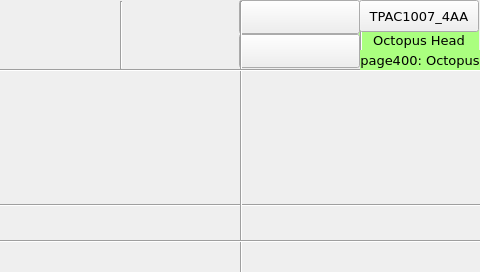
<?xml version="1.0" encoding="UTF-8"?>
<ui version="4.0">
<class>page400</class>
<widget class="QWidget" name="page400">
<property name="geometry">
<rect>
<x>0</x>
<y>0</y>
<width>480</width>
<height>272</height>
</rect>
</property>
<property name="minimumSize">
<size>
<width>480</width>
<height>272</height>
</size>
</property>
<property name="maximumSize">
<size>
<width>480</width>
<height>272</height>
</size>
</property>
<property name="windowTitle">
<string>page400</string>
</property>
<property name="styleSheet">
<string notr="true">QWidget#page400
{
}</string>
</property>
<widget class="QLabel" name="label_Qt_Project">
<property name="geometry">
<rect>
<x>359</x>
<y>30</y>
<width>120</width>
<height>20</height>
</rect>
</property>
<property name="font">
<font>
<family>DejaVu Sans</family>
<pointsize>10</pointsize>
</font>
</property>
<property name="styleSheet">
<string notr="true">background-color: rgb(170, 255, 127);</string>
</property>
<property name="text">
<string>Octopus Head</string>
</property>
<property name="alignment">
<set>Qt::AlignCenter</set>
</property>
</widget>
<widget class="Line" name="line_vt_4">
<property name="geometry">
<rect>
<x>360</x>
<y>1</y>
<width>3</width>
<height>68</height>
</rect>
</property>
<property name="orientation">
<enum>Qt::Vertical</enum>
</property>
</widget>
<widget class="Line" name="line_vt_1">
<property name="geometry">
<rect>
<x>120</x>
<y>1</y>
<width>3</width>
<height>68</height>
</rect>
</property>
<property name="orientation">
<enum>Qt::Vertical</enum>
</property>
</widget>
<widget class="ATCMbutton" name="atcmButton_menu">
<property name="geometry">
<rect>
<x>359</x>
<y>0</y>
<width>120</width>
<height>32</height>
</rect>
</property>
<property name="font">
<font>
<family>DejaVu Sans</family>
<pointsize>10</pointsize>
<weight>50</weight>
<bold>false</bold>
</font>
</property>
<property name="toolTip">
<string/>
</property>
<property name="whatsThis">
<string>ATCMbutton widget</string>
</property>
<property name="pageName">
<string>menu</string>
</property>
<property name="statusvar">
<string/>
</property>
<property name="viewStatus">
<bool>false</bool>
</property>
<property name="refresh">
<number>200</number>
</property>
<property name="visibilityVar">
<string/>
</property>
<property name="bgColor">
<color>
<red>85</red>
<green>255</green>
<blue>255</blue>
</color>
</property>
<property name="borderColor">
<color>
<red>0</red>
<green>0</green>
<blue>0</blue>
</color>
</property>
<property name="text">
<string>TPAC1007_4AA</string>
</property>
<property name="pressText">
<string>TPAC1007_4AA</string>
</property>
<property name="borderWidth">
<number>1</number>
</property>
<property name="borderRadius">
<number>0</number>
</property>
<property name="apparence">
<enum>QFrame::Raised</enum>
</property>
</widget>
<widget class="ATCMdate" name="atcmDate">
<property name="geometry">
<rect>
<x>239</x>
<y>0</y>
<width>121</width>
<height>34</height>
</rect>
</property>
<property name="font">
<font>
<family>DejaVu Sans Mono</family>
</font>
</property>
<property name="toolTip">
<string>ATCM QDate</string>
</property>
<property name="whatsThis">
<string>ATCMdate widget</string>
</property>
<property name="bgColor">
<color>
<red>170</red>
<green>255</green>
<blue>127</blue>
</color>
</property>
<property name="borderWidth">
<number>0</number>
</property>
<property name="borderRadius">
<number>0</number>
</property>
<property name="format">
<enum>ATCMdate::YYYY_MM_DD</enum>
</property>
</widget>
<widget class="Line" name="line_hr_2">
<property name="geometry">
<rect>
<x>0</x>
<y>204</y>
<width>481</width>
<height>3</height>
</rect>
</property>
<property name="font">
<font>
<family>DejaVu Sans</family>
</font>
</property>
<property name="orientation">
<enum>Qt::Horizontal</enum>
</property>
</widget>
<widget class="ATCMtime" name="atcmTime">
<property name="geometry">
<rect>
<x>239</x>
<y>34</y>
<width>121</width>
<height>34</height>
</rect>
</property>
<property name="font">
<font>
<family>DejaVu Sans Mono</family>
</font>
</property>
<property name="toolTip">
<string>ATCM QTime</string>
</property>
<property name="whatsThis">
<string>ATCMtime widget</string>
</property>
<property name="bgColor">
<color>
<red>170</red>
<green>255</green>
<blue>127</blue>
</color>
</property>
<property name="borderWidth">
<number>0</number>
</property>
<property name="borderRadius">
<number>0</number>
</property>
</widget>
<widget class="Line" name="line_vt_2">
<property name="geometry">
<rect>
<x>240</x>
<y>1</y>
<width>3</width>
<height>272</height>
</rect>
</property>
<property name="orientation">
<enum>Qt::Vertical</enum>
</property>
</widget>
<widget class="Line" name="line_hr_1">
<property name="geometry">
<rect>
<x>0</x>
<y>69</y>
<width>481</width>
<height>3</height>
</rect>
</property>
<property name="orientation">
<enum>Qt::Horizontal</enum>
</property>
</widget>
<widget class="Line" name="line_hr_3">
<property name="geometry">
<rect>
<x>0</x>
<y>231</y>
<width>481</width>
<height>21</height>
</rect>
</property>
<property name="orientation">
<enum>Qt::Horizontal</enum>
</property>
</widget>
<widget class="QLabel" name="label_Qt_Project_2">
<property name="geometry">
<rect>
<x>360</x>
<y>50</y>
<width>120</width>
<height>20</height>
</rect>
</property>
<property name="font">
<font>
<family>DejaVu Sans</family>
<pointsize>10</pointsize>
</font>
</property>
<property name="styleSheet">
<string notr="true">background-color: rgb(170, 255, 127);</string>
</property>
<property name="text">
<string>page400: Octopus</string>
</property>
<property name="alignment">
<set>Qt::AlignCenter</set>
</property>
</widget>
</widget>
<customwidgets>
<customwidget>
<class>ATCMbutton</class>
<extends>QPushButton</extends>
<header>atcmplugin.h</header>
</customwidget>
<customwidget>
<class>ATCMdate</class>
<extends>QPushButton</extends>
<header>atcmplugin.h</header>
</customwidget>
<customwidget>
<class>ATCMtime</class>
<extends>QPushButton</extends>
<header>atcmplugin.h</header>
</customwidget>
</customwidgets>
<resources/>
 <connections>
  <connection>
   <sender>atcmButton_menu</sender>
   <signal>newPage(const char*,bool)</signal>
   <receiver>page400</receiver>
   <slot>goto_page(const char*,bool)</slot>
  </connection>
 </connections>
<slots>
<slot>goto_page(const char*,bool)</slot>
</slots>
</ui>
